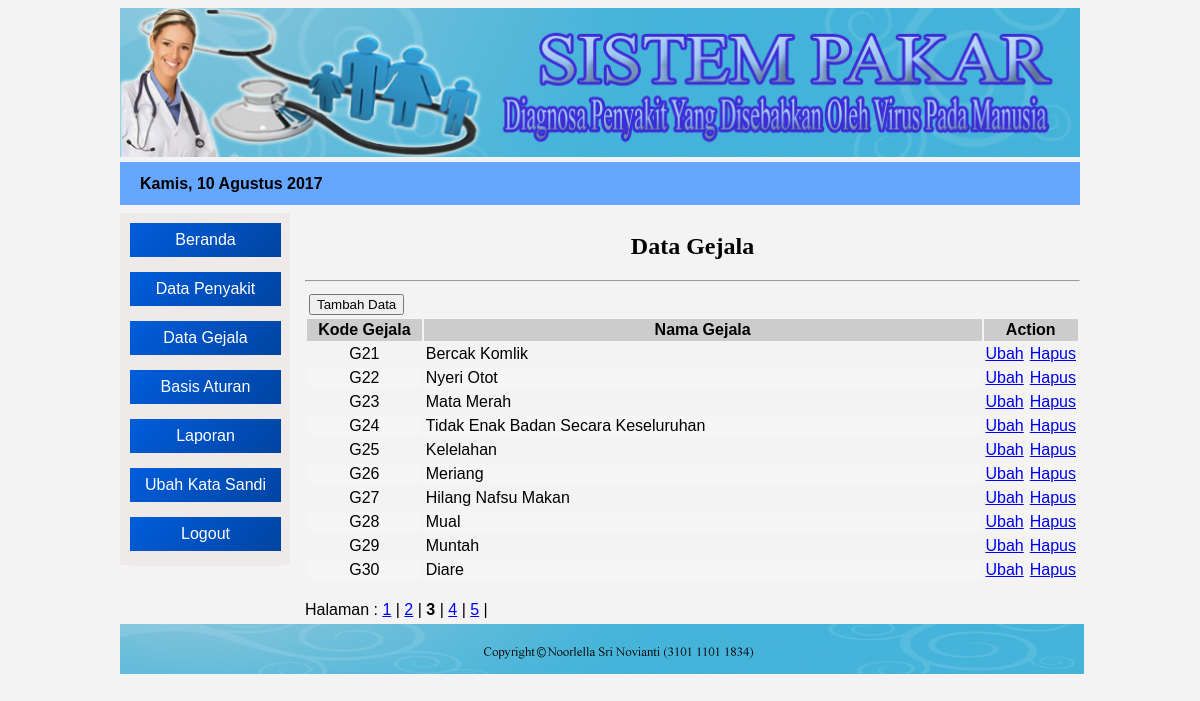
Page /admin/index.php?open=Gejala-Data&halaman=3 (signed in) on the committed database.
### tables this page shows
CREATE TABLE IF NOT EXISTS `tblgejala` (
  `kd_gejala` varchar(7) NOT NULL,
  `nm_gejala` varchar(80) NOT NULL,
  PRIMARY KEY (`kd_gejala`)
);

### admin/gejala_data.php (the view)
<?php
  include "../lib/koneksi.php";
  $batas = 10;
  $halaman = $_GET['halaman'];
  if (empty($halaman)) {
  	$posisi = 0;
  	$halaman = 1;
  }
  else {
  	$posisi = ($halaman-1) * $batas;
  }
 ?>
<center><h2>Data Gejala</h2></center><hr>
<?php
  $query = "select * from tblgejala order by kd_gejala asc limit $posisi,$batas ";
  $tampil = mysqli_query($konek,$query);
 ?>
<table border="0" cellpadding="2" width="100%">
  <tr>
      <form action="?open=Gejala-Add&status=tambah" target="_self" method="Post">
          <td colspan="2" rowspan="2"> <input type="submit" name="btntambah" value="Tambah Data" /></td>
      </form>
  </tr>
  <tr></tr>
  <tr bgcolor="#CCCCCC">
    <th width="15%"> Kode Gejala </th>
    <th> Nama Gejala </th>
    <th colspan="2" width="10%"> Action </th>
  </tr>
  <?php
   $no = $posisi+1;
   while ($data = mysqli_fetch_array($tampil)) {
   	if ($no%2==1) {$warna='';} else {$warna='#F5F5F5';}
   	echo "<tr bgcolor=$warna>
   	         <td align='center'>$data[kd_gejala]</td>
   	         <td>$data[nm_gejala]</td>
   	         <td align='center'><a href='?open=Gejala-Edit&kode=$data[kd_gejala]' target='_self' alt='Edit Data'>Ubah</a></td>
             <td align='center'><a href='?open=Gejala-Hapus&kode=$data[kd_gejala]' target='_self' alt='Delete Data'>Hapus</a></td>
          </tr>";
     $no++;
   }
   echo "</table>";
   $query2     = mysqli_query($konek, "select * from tblgejala order by kd_gejala asc");
   $jmldata    = mysqli_num_rows ($query2);
   $jmlhalaman = ceil($jmldata / $batas);
   echo "<br> Halaman : ";
   for ($a=1;$a<=$jmlhalaman;$a++)
   if ($a != $halaman) {
   	echo "<a href='?open=Gejala-Data&halaman=$a'>$a</a> | ";
   }
   else {
   	echo "<b>$a</b> | ";
   }
?>

### css/desig1.css (style rules this page uses)
* { font-family: Arial, tahoma, sans-serif; }
body { background-color: #f3f3f3; }
#isi h2 { font-family: tahoma, "Times New Roman", "Maiandra GD", sans-serif; }

### rows in the picture
tblgejala: kd_gejala "G21", nm_gejala "Bercak Komlik"
tblgejala: kd_gejala "G22", nm_gejala "Nyeri Otot"
tblgejala: kd_gejala "G23", nm_gejala "Mata Merah"
tblgejala: kd_gejala "G24", nm_gejala "Tidak Enak Badan Secara Keseluruhan"
tblgejala: kd_gejala "G25", nm_gejala "Kelelahan"
tblgejala: kd_gejala "G26", nm_gejala "Meriang"
tblgejala: kd_gejala "G27", nm_gejala "Hilang Nafsu Makan"
tblgejala: kd_gejala "G28", nm_gejala "Mual"
tblgejala: kd_gejala "G29", nm_gejala "Muntah"
tblgejala: kd_gejala "G30", nm_gejala "Diare"

### other values in the picture
$namabln "Kamis"
$tgl "10"
$namabulan "Agustus"
$thn "2017"
